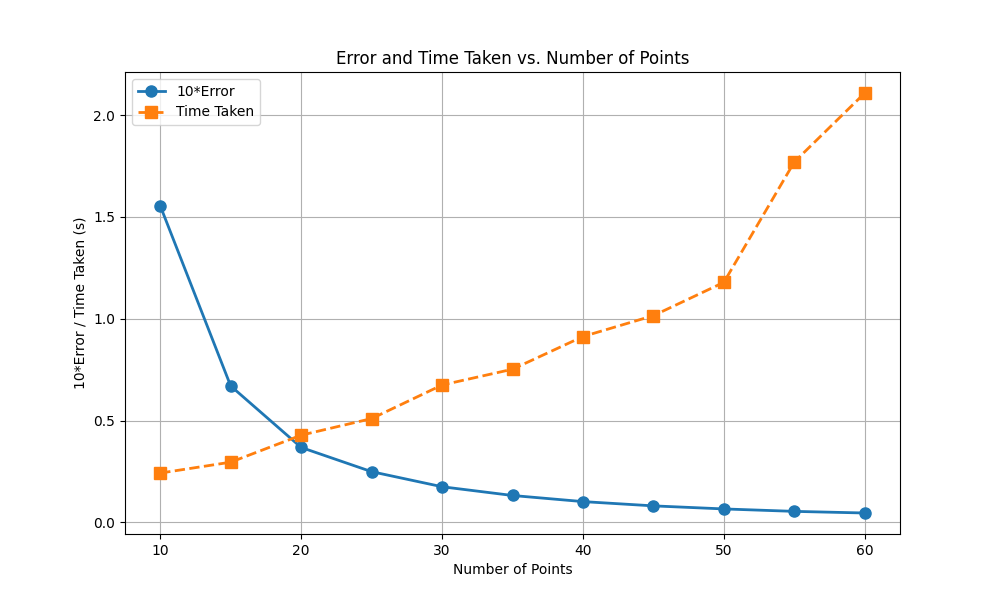

Recreate this plot in Python.
import pandas as pd
import matplotlib.pyplot as plt

data = pd.read_csv('analysis.csv', header=None, names=['Number of Points', 'Error', 'Time Taken'])

num_points = data['Number of Points']
error = data['Error']*10
time_taken = data['Time Taken']

plt.figure(figsize=(10, 6))
plt.plot(num_points, error, 'o-', label='10*Error', linewidth=2, markersize=8)
plt.plot(num_points, time_taken, 's--', label='Time Taken', linewidth=2, markersize=8)
plt.xlabel('Number of Points')
plt.ylabel('10*Error / Time Taken (s)')
plt.title('Error and Time Taken vs. Number of Points')
plt.legend()
plt.grid(True)
plt.show()
